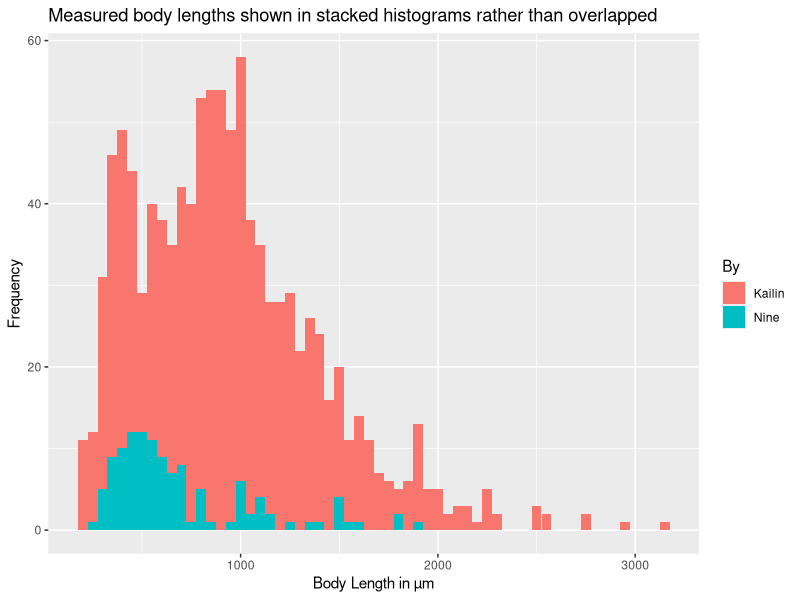
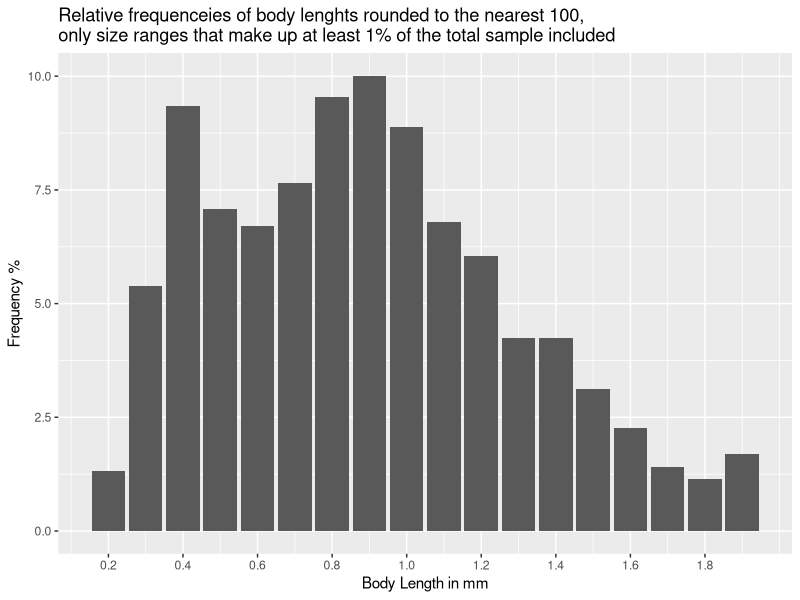
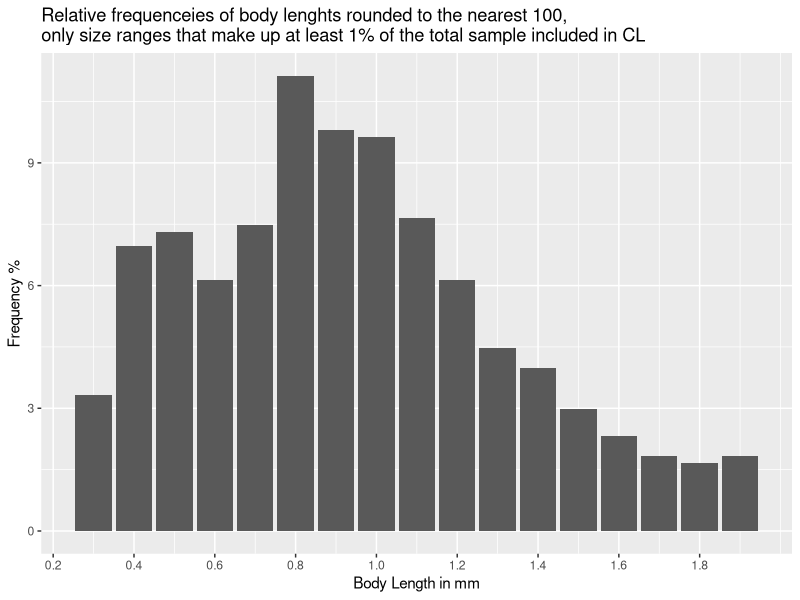
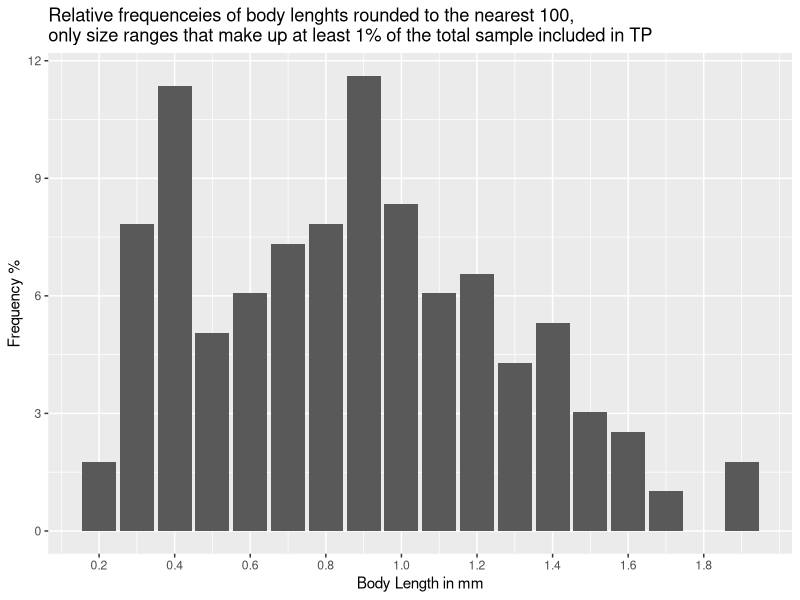
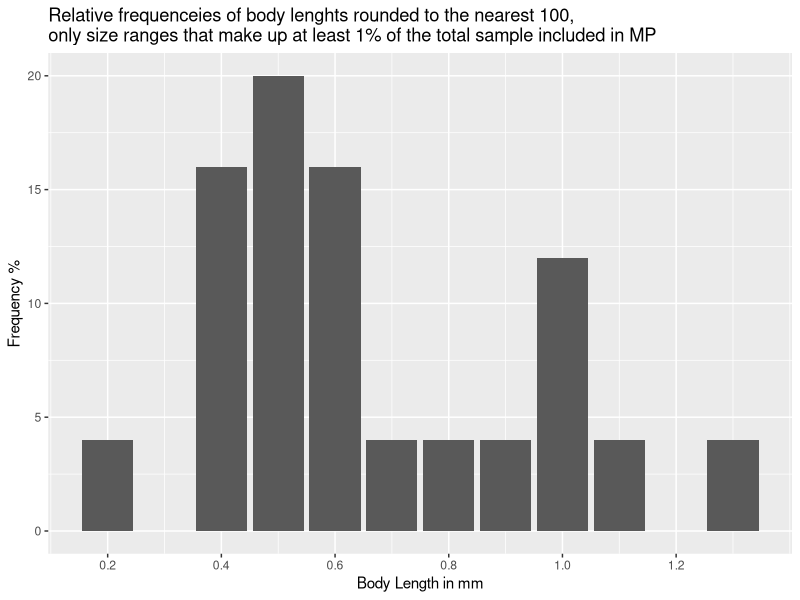
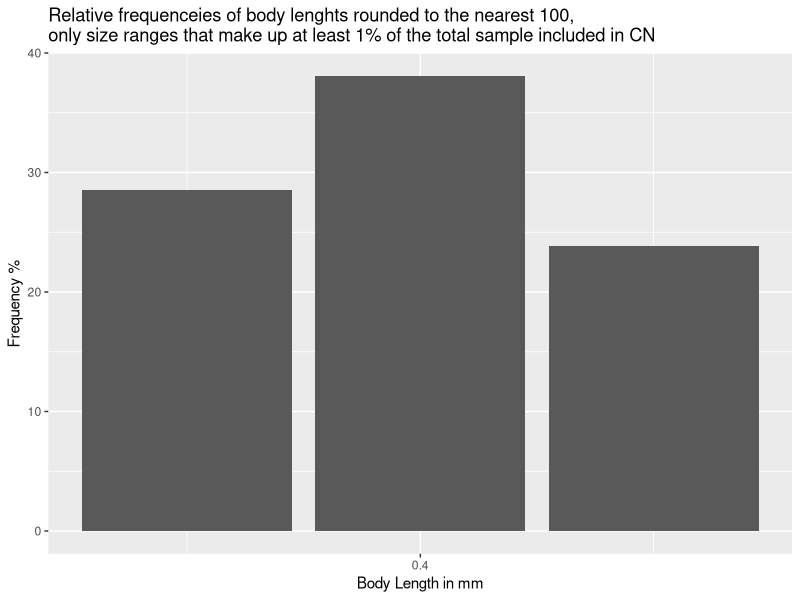
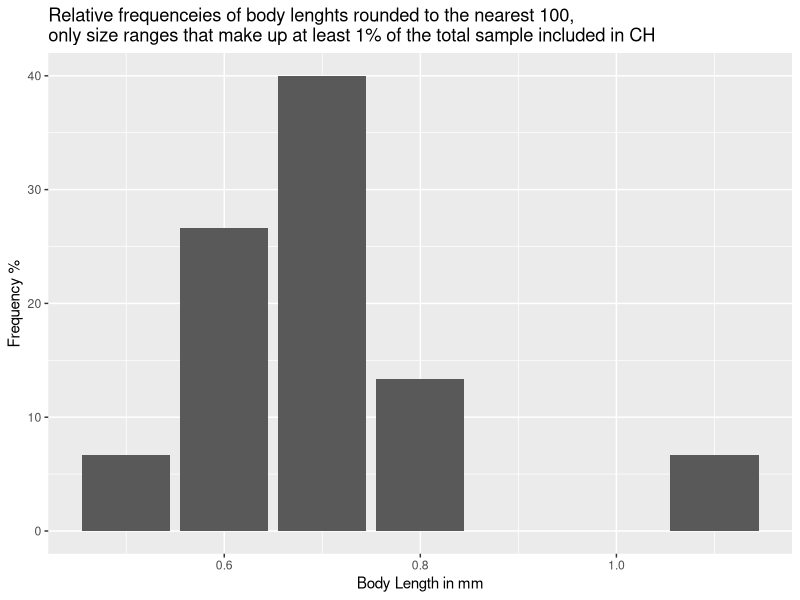

The R source for these figures, in order:
## ---- chunk 1
library(tidyverse)
library(readxl)
library(here)
## ---- chunk 2
df1 <- read_excel(path = here("data_raw/Body_length_2010_2012.xlsx"), range = "CL!A1:J288") # import data
df2 <- read_excel(path = here("data_raw/Body_length_2010_2012.xlsx"), range = "TP!A1:I206") # import data
df1 <- df1[, -3]
df2 <- df2[, -3]

data1 <- pivot_longer(df1, cols = 3:9, names_to = "Species", values_to = "Size")
data2 <- pivot_longer(df2, cols = 3:8, names_to = "Species", values_to = "Size")

data <- rbind(data1, data2)
data$By <- "Kailin"

df3 <- read_excel(path = here("data_raw/Body_length_2005-2007.xlsx"), range = "Measurements!A1:F119") # import data
df3 <- df3[, -3]
df3 <- df3[, -5]
df3$By <- "Nine"

data_tidy <- rbind(data, df3) # combine both datasets
## ---- chunk 3
summary <- data_tidy %>% group_by(Species) %>% summarize(mean = mean(Size, na.rm = TRUE),
                                              stdev = sd(Size, na.rm = TRUE),
                                              min = min(Size, na.rm = TRUE),
                                              max = max(Size, na.rm = TRUE)) # calculate mean, stdev, min and max of each species
knitr::kable(summary)
## ---- chunk 4
data_tidy$SizeR <- plyr::round_any(data_tidy$Size, accuracy = 100) # round body sizes to create groups

ggplot(data = data_tidy, aes(x = Size, fill = By))+
  geom_histogram(binwidth = 50, alpha = 1, position = "stack")+ # the histograms are stacked, not overlapped!
  labs(y = "Frequency", x = "Body Length in µm", title = "Measured body lengths shown in stacked histograms rather than overlapped")
## ---- chunk 5
counts <- plyr::count(data_tidy$SizeR) # count how many times a body size was measured
total <- sum(!is.na(data_tidy$SizeR))
percentages <- head(counts, n = -1) %>% mutate("Rfreq" = freq / (total / 100)) # find the % of how many times a body size was measured
colnames(percentages)[1] <- "SizeR"
percentagesF <- filter(percentages, Rfreq >= 1.0) # filter for body sizes measured over 1% of the time

# left_join(data_tidy, percentages, by = "SizeR")

ggplot(data = percentagesF, aes(x = SizeR / 1000, y = Rfreq))+
  geom_col()+
  scale_x_continuous(breaks = seq(0, (max(percentagesF$SizeR))/1000, 0.2))+
  labs(y = "Frequency %", x = "Body Length in mm", 
       title = "Relative frequenceies of body lenghts rounded to the nearest 100,\nonly size ranges that make up at least 1% of the total sample included")
## ---- chunk 6
plotRfreq <- function(lake = "CL") {
  dataF <- filter(data_tidy, Lake == lake)
  summary <- dataF %>% group_by(Species) %>% summarize(mean = mean(Size, na.rm = TRUE),
                                                           stdev = sd(Size, na.rm = TRUE),
                                                           min = min(Size, na.rm = TRUE),
                                                           max = max(Size, na.rm = TRUE)) # calculate mean, stdev, min and max of each species
  
  dataF$SizeR <- plyr::round_any(dataF$Size, accuracy = 100) # round body sizes to create groups
  
  ggplot(data = dataF, aes(x = Size, fill = By))+
    geom_histogram(binwidth = 50, alpha = 1, position = "stack")+ # the histograms are stacked, not overlapped!
    labs(y = "Frequency", x = "Body Length in µm", title = "Measured body lengths shown in stacked histograms rather than overlapped")
  
  counts <- plyr::count(dataF$SizeR) # count how many times a body size was measured
  total <- sum(!is.na(dataF$SizeR))
  percentages <- head(counts, n = -1) %>% mutate("Rfreq" = freq / (total / 100)) # find the % of how many times a body size was measured
  colnames(percentages)[1] <- "SizeR"
  percentagesF <- filter(percentages, Rfreq >= 1.0) # filter for body sizes measured over 1% of the time
  
  # left_join(dataF, percentages, by = "SizeR")
  
  ggplot(data = percentagesF, aes(x = SizeR / 1000, y = Rfreq))+
    geom_col()+
    scale_x_continuous(breaks = seq(0, (max(percentagesF$SizeR))/1000, 0.2))+
    labs(y = "Frequency %", x = "Body Length in mm", 
         title = paste0("Relative frequenceies of body lenghts rounded to the nearest 100,\nonly size ranges that make up at least 1% of the total sample included in ", lake))
}
## ---- chunk 7
lakes <- unique(data_tidy$Lake)

for (i in lakes) {
  print(plotRfreq(lake = i))
}
